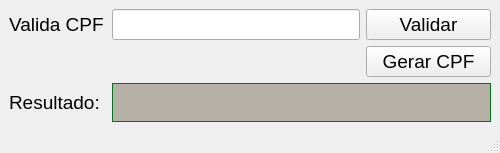
<?xml version="1.0" encoding="UTF-8"?>
<ui version="4.0">
 <class>MainWindow</class>
 <widget class="QMainWindow" name="MainWindow">
  <property name="geometry">
   <rect>
    <x>0</x>
    <y>0</y>
    <width>500</width>
    <height>153</height>
   </rect>
  </property>
  <property name="windowTitle">
   <string>Gerador de CPF</string>
  </property>
  <widget class="QWidget" name="centralwidget">
   <layout class="QGridLayout" name="gridLayout">
    <item row="0" column="1">
     <widget class="QLineEdit" name="inputValidaCPF">
      <property name="font">
       <font>
        <pointsize>14</pointsize>
       </font>
      </property>
     </widget>
    </item>
    <item row="0" column="2">
     <widget class="QPushButton" name="btnValidaCPF">
      <property name="minimumSize">
       <size>
        <width>125</width>
        <height>0</height>
       </size>
      </property>
      <property name="font">
       <font>
        <pointsize>14</pointsize>
       </font>
      </property>
      <property name="text">
       <string>Validar</string>
      </property>
     </widget>
    </item>
    <item row="1" column="2">
     <widget class="QPushButton" name="btnGeraCPF">
      <property name="font">
       <font>
        <pointsize>14</pointsize>
       </font>
      </property>
      <property name="text">
       <string>Gerar CPF</string>
      </property>
     </widget>
    </item>
    <item row="0" column="0">
     <widget class="QLabel" name="label">
      <property name="font">
       <font>
        <pointsize>14</pointsize>
       </font>
      </property>
      <property name="text">
       <string>Valida CPF</string>
      </property>
     </widget>
    </item>
    <item row="2" column="1" colspan="2">
     <widget class="QLabel" name="labelRetorno">
      <property name="font">
       <font>
        <pointsize>14</pointsize>
        <weight>75</weight>
        <bold>true</bold>
       </font>
      </property>
      <property name="styleSheet">
       <string notr="true">color: rgb(0, 118, 24);
background-color: rgb(181, 177, 167);</string>
      </property>
      <property name="frameShape">
       <enum>QFrame::Panel</enum>
      </property>
      <property name="lineWidth">
       <number>1</number>
      </property>
      <property name="text">
       <string/>
      </property>
      <property name="alignment">
       <set>Qt::AlignCenter</set>
      </property>
     </widget>
    </item>
    <item row="2" column="0">
     <widget class="QLabel" name="label_2">
      <property name="font">
       <font>
        <pointsize>14</pointsize>
       </font>
      </property>
      <property name="text">
       <string>Resultado: </string>
      </property>
     </widget>
    </item>
   </layout>
  </widget>
  <widget class="QStatusBar" name="statusbar"/>
 </widget>
 <resources/>
 <connections/>
</ui>
